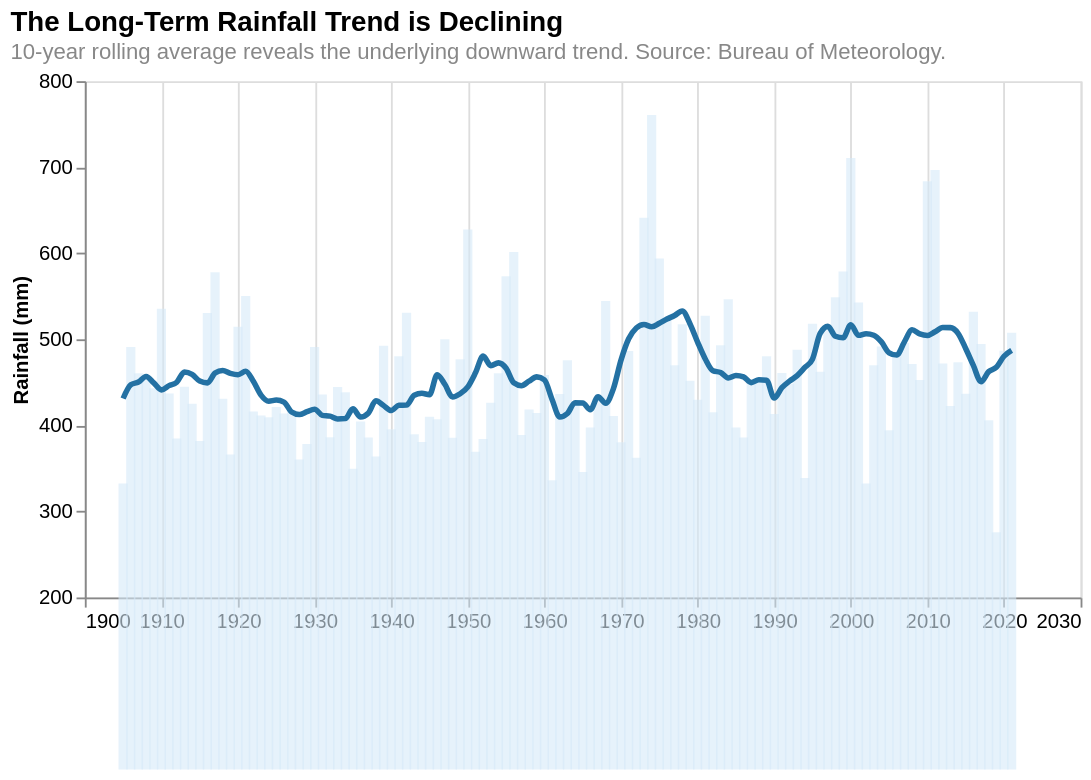

Vega-Lite specification stored for this chart:
### Vega-Lite specification from a JSON file in a GitHub repository (floating-point values rounded to 4 significant figures)
{"$schema": "https://vega.github.io/schema/vega-lite/v5.json", "width": 540, "height": 280, "title": {"text": "The Long-Term Rainfall Trend is Declining", "subtitle": "10-year rolling average reveals the underlying downward trend. Source: Bureau of Meteorology.", "fontSize": 15, "subtitleFontSize": 12, "subtitleColor": "#888", "anchor": "start"}, "data": {"values": [{"year": 1905, "rainfall": 332.5, "rolling_avg": 431.2}, {"year": 1906, "rainfall": 490.9, "rolling_avg": 447.1}, {"year": 1907, "rainfall": 460.6, "rolling_avg": 450.3}, {"year": 1908, "rainfall": 458.0, "rolling_avg": 456.8}, {"year": 1909, "rainfall": 443.0, "rolling_avg": 449.3}, {"year": 1910, "rainfall": 535.6, "rolling_avg": 441.2}, {"year": 1911, "rainfall": 436.9, "rolling_avg": 446.2}, {"year": 1912, "rainfall": 384.8, "rolling_avg": 450.1}, {"year": 1913, "rainfall": 444.9, "rolling_avg": 461.9}, {"year": 1914, "rainfall": 425.0, "rolling_avg": 459.2}, {"year": 1915, "rainfall": 381.8, "rolling_avg": 451.5}, {"year": 1916, "rainfall": 530.6, "rolling_avg": 449.4}, {"year": 1917, "rainfall": 578.0, "rolling_avg": 460.7}, {"year": 1918, "rainfall": 430.8, "rolling_avg": 463.8}, {"year": 1919, "rainfall": 366.0, "rolling_avg": 460.5}, {"year": 1920, "rainfall": 514.6, "rolling_avg": 458.9}, {"year": 1921, "rainfall": 550.4, "rolling_avg": 462.9}, {"year": 1922, "rainfall": 416.2, "rolling_avg": 451.2}, {"year": 1923, "rainfall": 411.3, "rolling_avg": 435.1}, {"year": 1924, "rainfall": 409.3, "rolling_avg": 428.1}, {"year": 1925, "rainfall": 421.4, "rolling_avg": 429.3}, {"year": 1926, "rainfall": 413.7, "rolling_avg": 427.0}, {"year": 1927, "rainfall": 417.7, "rolling_avg": 415.5}, {"year": 1928, "rainfall": 360.4, "rolling_avg": 412.5}, {"year": 1929, "rainfall": 378.5, "rolling_avg": 415.8}, {"year": 1930, "rainfall": 490.9, "rolling_avg": 418.8}, {"year": 1931, "rainfall": 435.9, "rolling_avg": 411.6}, {"year": 1932, "rainfall": 386.1, "rolling_avg": 410.7}, {"year": 1933, "rainfall": 444.5, "rolling_avg": 407.5}, {"year": 1934, "rainfall": 438.6, "rolling_avg": 407.8}, {"year": 1935, "rainfall": 349.7, "rolling_avg": 419.2}, {"year": 1936, "rainfall": 404.5, "rolling_avg": 409.7}, {"year": 1937, "rainfall": 385.8, "rolling_avg": 414.1}, {"year": 1938, "rainfall": 363.7, "rolling_avg": 428.6}, {"year": 1939, "rainfall": 492.4, "rolling_avg": 423.1}, {"year": 1940, "rainfall": 395.4, "rolling_avg": 417.3}, {"year": 1941, "rainfall": 480.4, "rolling_avg": 423.3}, {"year": 1942, "rainfall": 530.8, "rolling_avg": 423.6}, {"year": 1943, "rainfall": 389.5, "rolling_avg": 435.0}, {"year": 1944, "rainfall": 380.6, "rolling_avg": 437.2}, {"year": 1945, "rainfall": 410.0, "rolling_avg": 435.6}, {"year": 1946, "rainfall": 407.1, "rolling_avg": 458.8}, {"year": 1947, "rainfall": 500.1, "rolling_avg": 447.7}, {"year": 1948, "rainfall": 385.5, "rolling_avg": 433.1}, {"year": 1949, "rainfall": 476.9, "rolling_avg": 436.7}, {"year": 1950, "rainfall": 627.5, "rolling_avg": 444.7}, {"year": 1951, "rainfall": 369.3, "rolling_avg": 461.0}, {"year": 1952, "rainfall": 384.0, "rolling_avg": 480.4}, {"year": 1953, "rainfall": 426.1, "rolling_avg": 469.3}, {"year": 1954, "rainfall": 460.6, "rolling_avg": 472.6}, {"year": 1955, "rainfall": 573.2, "rolling_avg": 466.4}, {"year": 1956, "rainfall": 601.3, "rolling_avg": 449.4}, {"year": 1957, "rainfall": 388.7, "rolling_avg": 446.1}, {"year": 1958, "rainfall": 418.6, "rolling_avg": 451.4}, {"year": 1959, "rainfall": 414.4, "rolling_avg": 456.3}, {"year": 1960, "rainfall": 458.4, "rolling_avg": 452.9}, {"year": 1961, "rainfall": 336.1, "rolling_avg": 430.1}, {"year": 1962, "rainfall": 436.4, "rolling_avg": 409.7}, {"year": 1963, "rainfall": 475.6, "rolling_avg": 413.8}, {"year": 1964, "rainfall": 426.0, "rolling_avg": 426.4}, {"year": 1965, "rainfall": 345.7, "rolling_avg": 426.0}, {"year": 1966, "rainfall": 397.6, "rolling_avg": 418.2}, {"year": 1967, "rainfall": 428.9, "rolling_avg": 433.2}, {"year": 1968, "rainfall": 544.5, "rolling_avg": 425.8}, {"year": 1969, "rainfall": 410.8, "rolling_avg": 442.4}, {"year": 1970, "rainfall": 380.4, "rolling_avg": 475.8}, {"year": 1971, "rainfall": 486.3, "rolling_avg": 500.6}, {"year": 1972, "rainfall": 362.3, "rolling_avg": 513.2}, {"year": 1973, "rainfall": 641.1, "rolling_avg": 517.3}, {"year": 1974, "rainfall": 760.6, "rolling_avg": 514.5}, {"year": 1975, "rainfall": 593.8, "rolling_avg": 518.6}, {"year": 1976, "rainfall": 523.0, "rolling_avg": 523.6}, {"year": 1977, "rainfall": 469.9, "rolling_avg": 527.7}, {"year": 1978, "rainfall": 517.4, "rolling_avg": 533.0}, {"year": 1979, "rainfall": 451.8, "rolling_avg": 518.2}, {"year": 1980, "rainfall": 429.8, "rolling_avg": 496.7}, {"year": 1981, "rainfall": 527.3, "rolling_avg": 477.1}, {"year": 1982, "rainfall": 415.1, "rolling_avg": 463.4}, {"year": 1983, "rainfall": 493.0, "rolling_avg": 461.4}, {"year": 1984, "rainfall": 546.5, "rolling_avg": 455.1}, {"year": 1985, "rainfall": 397.5, "rolling_avg": 458.0}, {"year": 1986, "rainfall": 385.9, "rolling_avg": 456.3}, {"year": 1987, "rainfall": 450.1, "rolling_avg": 449.7}, {"year": 1988, "rainfall": 454.3, "rolling_avg": 452.9}, {"year": 1989, "rainfall": 480.3, "rolling_avg": 452.4}, {"year": 1990, "rainfall": 413.2, "rolling_avg": 431.7}, {"year": 1991, "rainfall": 460.8, "rolling_avg": 443.7}, {"year": 1992, "rainfall": 447.9, "rolling_avg": 451.4}, {"year": 1993, "rainfall": 488.0, "rolling_avg": 457.8}, {"year": 1994, "rainfall": 338.7, "rolling_avg": 467.2}, {"year": 1995, "rainfall": 518.1, "rolling_avg": 477.1}, {"year": 1996, "rainfall": 462.3, "rolling_avg": 506.8}, {"year": 1997, "rainfall": 514.2, "rolling_avg": 515.0}, {"year": 1998, "rainfall": 548.9, "rolling_avg": 503.5}, {"year": 1999, "rainfall": 578.8, "rolling_avg": 501.7}, {"year": 2000, "rainfall": 710.6, "rolling_avg": 517.0}, {"year": 2001, "rainfall": 542.8, "rolling_avg": 504.6}, {"year": 2002, "rainfall": 332.5, "rolling_avg": 506.6}, {"year": 2003, "rainfall": 469.9, "rolling_avg": 504.7}, {"year": 2004, "rainfall": 491.6, "rolling_avg": 497.0}, {"year": 2005, "rainfall": 394.3, "rolling_avg": 484.4}, {"year": 2006, "rainfall": 482.1, "rolling_avg": 481.7}, {"year": 2007, "rainfall": 495.6, "rolling_avg": 497.1}, {"year": 2008, "rainfall": 471.4, "rolling_avg": 511.0}, {"year": 2009, "rainfall": 452.7, "rolling_avg": 506.3}, {"year": 2010, "rainfall": 683.7, "rolling_avg": 504.4}, {"year": 2011, "rainfall": 696.7, "rolling_avg": 508.7}, {"year": 2012, "rainfall": 471.8, "rolling_avg": 513.7}, {"year": 2013, "rainfall": 422.6, "rolling_avg": 513.6}, {"year": 2014, "rainfall": 473.4, "rolling_avg": 507.0}, {"year": 2015, "rainfall": 436.7, "rolling_avg": 489.3}, {"year": 2016, "rainfall": 532.1, "rolling_avg": 469.6}, {"year": 2017, "rainfall": 494.4, "rolling_avg": 450.7}, {"year": 2018, "rainfall": 405.9, "rolling_avg": 462.4}, {"year": 2019, "rainfall": 275.7, "rolling_avg": 467.5}, {"year": 2020, "rainfall": 486.6, "rolling_avg": 480.3}, {"year": 2021, "rainfall": 507.7, "rolling_avg": 487.1}]}, "layer": [{"mark": {"type": "bar", "color": "#d6eaf8", "opacity": 0.6}, "encoding": {"x": {"field": "year", "type": "quantitative", "axis": {"title": null, "format": "d", "tickCount": 13, "labelFontSize": 11}}, "y": {"field": "rainfall", "type": "quantitative", "axis": {"title": "Rainfall (mm)", "grid": false, "labelFontSize": 11}, "scale": {"domain": [200, 800]}}}}, {"mark": {"type": "line", "color": "#2471a3", "strokeWidth": 3, "interpolate": "monotone"}, "encoding": {"x": {"field": "year", "type": "quantitative"}, "y": {"field": "rolling_avg", "type": "quantitative"}, "tooltip": [{"field": "year", "type": "quantitative", "title": "Year", "format": "d"}, {"field": "rolling_avg", "type": "quantitative", "title": "10-yr avg (mm)", "format": ".0f"}, {"field": "rainfall", "type": "quantitative", "title": "Annual (mm)", "format": ".0f"}]}}]}
